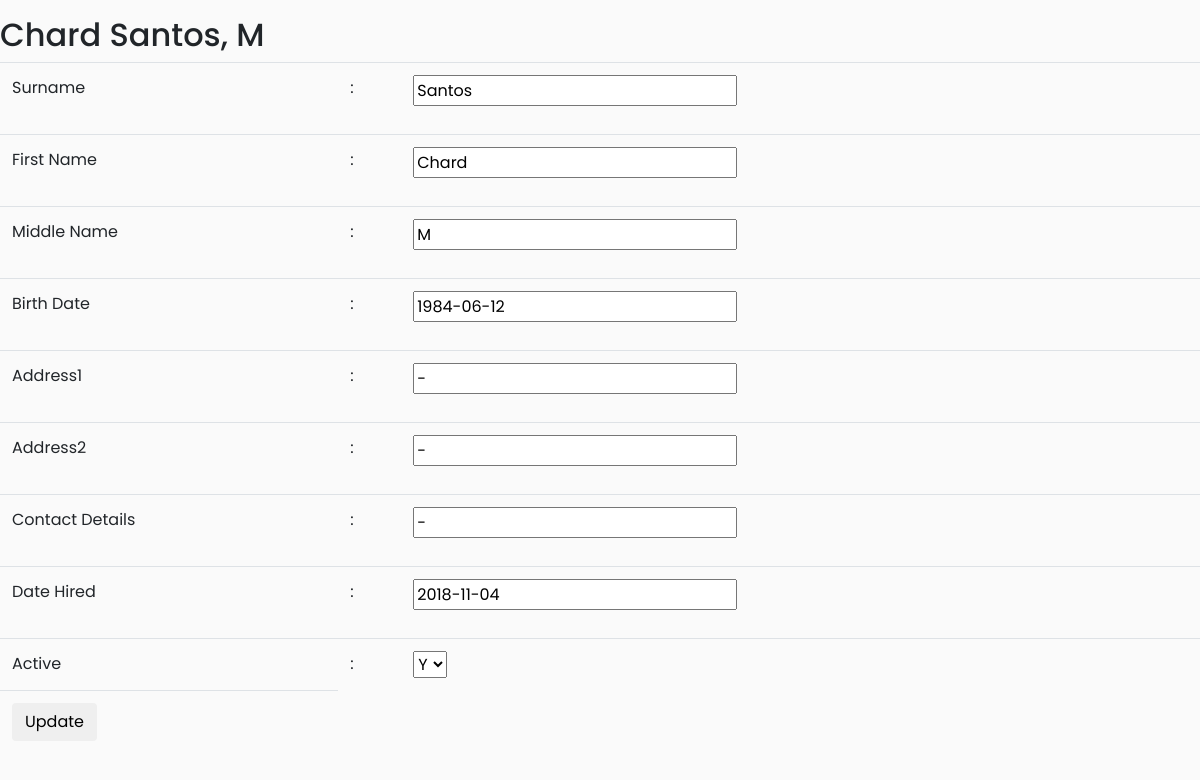
Page /mnt_staff.php?staff_id=0000000001 on the committed database.
### tables this page shows
CREATE TABLE `employee_master` (
  `specialist_id` varchar(10) NOT NULL,
  `emp_fname` varchar(100) DEFAULT NULL,
  `emp_sname` varchar(100) DEFAULT NULL,
  `emp_mname` varchar(100) DEFAULT NULL,
  `bdate` date DEFAULT NULL,
  `gender` enum('M','F') DEFAULT NULL,
  `addr1` varchar(100) DEFAULT NULL,
  `addr2` varchar(100) DEFAULT NULL,
  `contact_details` varchar(100) DEFAULT NULL,
  `hire_date` date DEFAULT NULL,
  `isactive` enum('Y','N') DEFAULT NULL,
  `user_id` varchar(10) DEFAULT NULL,
  PRIMARY KEY (`specialist_id`)
);

### mnt_staff.php (the view, shortened to what this page needs)
<?php
include 'include/funcs.php';
$staff_id = $_GET["staff_id"] ?? "";
$staff = $pdo->prepare("SELECT *,
							CONCAT(emp_fname,' ', emp_sname, ', ', emp_mname) AS staffname,
	    					concat(addr1,' ', addr2) as address
    					FROM employee_master
    					WHERE specialist_id = :staff_id ");
$staff->execute( array(':staff_id' => $staff_id));
$result =  $staff->fetch();
echo "<p><h2>$result[staffname]</h2>";
?>
<!DOCTYPE html>
<html>
<head>
    <link rel="stylesheet" href="https://stackpath.bootstrapcdn.com/bootstrap/4.1.0/css/bootstrap.min.css">
    <link rel="stylesheet" href="css/style.css">
<link rel="stylesheet" href="//code.jquery.com/ui/1.12.1/themes/base/jquery-ui.css">
</head>
<body>
<?php
$emp_sname = $result['emp_sname'];
$emp_fname = $result['emp_fname'];
$emp_mname = $result['emp_mname'];
$bdate = $result['bdate'];
$addr1 = $result['addr1'];
$addr2 = $result['addr2'];
$contacts = $result['contact_details'];
$hire_date = $result['hire_date'];
$isactive = $result['isactive'];
?>
<form method="post" id="insert_form" method="POST" action="mnt_staff.php">
	<table class="table">
		<tr>
			<td>Surname</td>
			<td>:</td>
			<td><input type="text" class="form-group" name="emp_sname" value="<?php echo $emp_sname; ?>"></td>
		</tr>
		<tr>
			<td>First Name</td>
			<td>:</td>
			<td><input type="text" class="form-group" name="emp_fname" value="<?php echo $emp_fname; ?>"></td>
		</tr>
		<tr>
			<td>Middle Name</td>
			<td>:</td>
			<td><input type="text" class="form-group" name="emp_mname" value="<?php echo $emp_mname; ?>"></td>
		</tr>
		<tr>
			<td>Birth Date</td>
			<td>:</td>
			<td>
				<input type="text" id="bdate"  name="bdate" class="form-group" value="<?php echo $bdate; ?>">
			</td>
		</tr>
		<tr>
			<td>Address1</td>
			<td>:</td>
			<td>
				<input type="text" name="addr1" class="form-group" value="<?php echo $addr1; ?>">
			</td>
		</tr>
		<tr>
			<td>Address2</td>
			<td>:</td>
			<td>
				<input type="text" name="addr2" class="form-group" value="<?php echo $addr2; ?>">
			</td>
		</tr>
		<tr>
			<td>Contact Details</td>
			<td>:</td>
			<td>
				<input type="text" name="contacts" class="form-group" value="<?php echo $contacts; ?>">
			</td>
		</tr>
		<tr>
			<td>Date Hired</td>
			<td>:</td>
			<td>
				<input type="text" id="hire_date"  name="hire_date" class="form-group" value="<?php echo $hire_date; ?>">
			</td>
		</tr>
		<tr>
			<td>Active</td>
			<td>:</td>
			<td>
				<select name="isactive">
					<?php echo "<option value=$isactive selected>$isactive</option>"; ?>
				</select>
			</td>
		</tr>
		<tr>
			<td>
				<button type="submit" class="btn btn-default" name="submit">Update</button>
			</td>
		</tr>
	</table>
</form>
</body>
</html>

### css/style.css (style rules this page uses)
body { font-family: 'Poppins', sans-serif; background: #fafafa; }
p { font-family: 'Poppins', sans-serif; font-size: 1.1em; font-weight: 300; line-height: 1.7em; color: #999; }

### rows in the picture
employee_master: emp_sname "Santos", emp_fname "Chard", emp_mname "M", bdate "1984-06-12", addr1 "-", addr2 "-", contacts "-", hire_date "2018-11-04", isactive "Y"

### other values in the picture
$result[staffname] "Chard Santos, M"
